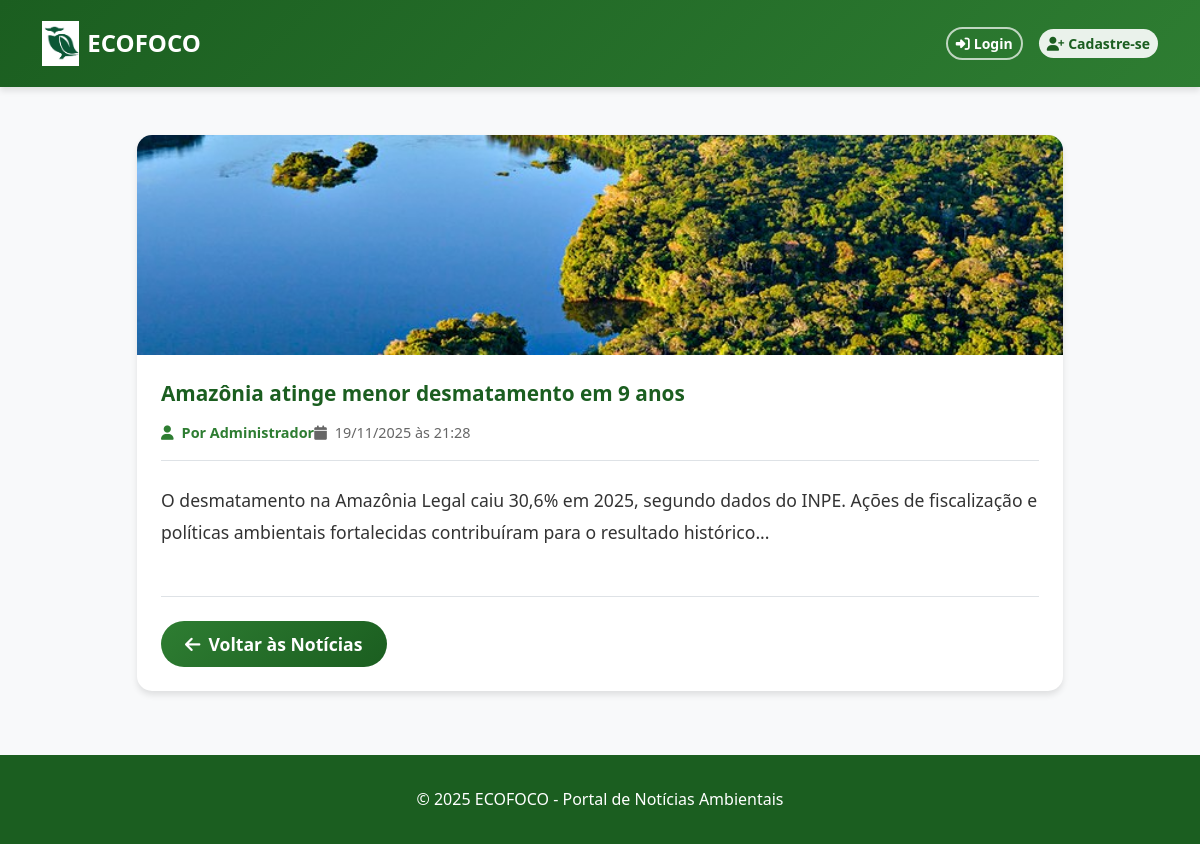
The page /noticia.php?id=1 on the database its author committed.
### tables this page shows
CREATE TABLE noticias (
    id INT AUTO_INCREMENT PRIMARY KEY,
    titulo VARCHAR(200) NOT NULL,
    noticia TEXT NOT NULL,
    data DATETIME DEFAULT CURRENT_TIMESTAMP,
    autor INT NOT NULL,
    imagem VARCHAR(255),
    FOREIGN KEY (autor) REFERENCES usuarios(id) ON DELETE CASCADE
);

CREATE TABLE usuarios (
    id INT AUTO_INCREMENT PRIMARY KEY,
    nome VARCHAR(100) NOT NULL,
    email VARCHAR(150) UNIQUE NOT NULL,
    senha VARCHAR(255) NOT NULL,
    tipo ENUM('admin', 'user') DEFAULT 'user',
    criado_em DATETIME DEFAULT CURRENT_TIMESTAMP
);

### funcoes.php (called while the page is built, shortened)
<?php
function estaLogado() {
    return isset($_SESSION['usuario_id']);
}
?>

### noticia.php (the view, shortened to what this page needs)
<?php
require 'conexao.php';
require 'funcoes.php';
$id = filter_input(INPUT_GET, 'id', FILTER_VALIDATE_INT);
$stmt = $pdo->prepare("SELECT n.*, u.nome AS autor_nome FROM noticias n JOIN usuarios u ON n.autor = u.id WHERE n.id = ?");
$stmt->execute([$id]);
$noticia = $stmt->fetch(PDO::FETCH_ASSOC);
?>
<!DOCTYPE html>
<html lang="pt-BR">
<head>
    <link href="bootstrap/css/bootstrap.min.css" rel="stylesheet">
    <link href="https://cdnjs.cloudflare.com/ajax/libs/font-awesome/6.5.0/css/all.min.css" rel="stylesheet">
    <link href="style.css" rel="stylesheet">
</head>
<body>
    <nav class="navbar navbar-expand-lg navbar-dark">
        <div class="container">
            <a class="navbar-brand d-flex align-items-center" href="index.php">
                <img src="imagens/coruja.PNG" alt="Logo ECOFOCO" style="height: 45px; width: auto;" class="me-2">
                <span>ECOFOCO</span>
            </a>
            <div class="ms-auto d-flex align-items-center gap-2">
                <?php if (estaLogado()): ?>
                    <a href="dashboard.php" class="btn btn-outline-light btn-sm">
                        <i class="fas fa-tachometer-alt me-1"></i><span>Painel</span>
                    </a>
                    <?php if (ehAdmin()): ?>
                        <a href="nova_noticia.php" class="btn btn-light btn-sm">
                            <i class="fas fa-plus me-1"></i><span>Nova Notícia</span>
                        </a>
                    <?php endif; ?>
                    <a href="logout.php" class="btn btn-outline-light btn-sm">
                        <i class="fas fa-sign-out-alt me-1"></i><span>Sair</span>
                    </a>
                <?php else: ?>
                    <a href="login.php" class="btn btn-outline-light btn-sm">
                        <i class="fas fa-sign-in-alt me-1"></i><span>Login</span>
                    </a>
                    <a href="cadastro.php" class="btn btn-light btn-sm">
                        <i class="fas fa-user-plus me-1"></i><span>Cadastre-se</span>
                    </a>
                <?php endif; ?>
            </div>
        </div>
    </nav>
    <div class="container my-5">
        <div class="row justify-content-center">
            <div class="col-lg-10">
                <article class="news-card">
                    <?php if ($noticia['imagem'] && file_exists($noticia['imagem'])): ?>
                        <img src="<?= htmlspecialchars($noticia['imagem']) ?>"
                             class="news-image w-100"
                             style="max-height: 500px; object-fit: cover;"
                             alt="<?= htmlspecialchars($noticia['titulo']) ?>">
                    <?php endif; ?>
                    <div class="news-card-body">
                        <h1 class="news-title display-6"><?= htmlspecialchars($noticia['titulo']) ?></h1>
                        <div class="news-meta border-bottom pb-3 mb-4">
                            <div class="d-flex justify-content-between align-items-center flex-wrap">
                                <span class="news-author">
                                    <i class="fas fa-user me-2"></i>Por <strong><?= htmlspecialchars($noticia['autor_nome']) ?></strong>
                                </span>
                                <span class="news-date">
                                    <i class="fas fa-calendar me-2"></i><?= date('d/m/Y \à\s H:i', strtotime($noticia['data'])) ?>
                                </span>
                            </div>
                        </div>
                        <div class="news-content" style="line-height: 1.8; font-size: 1.1rem; color: #333;">
                            <?= nl2br(htmlspecialchars($noticia['noticia'])) ?>
                        </div>
                        <div class="mt-5 pt-4 border-top">
                            <a href="index.php" class="btn btn-primary">
                                <i class="fas fa-arrow-left me-2"></i>Voltar às Notícias
                            </a>
                        </div>
                    </div>
                </article>
            </div>
        </div>
    </div>
    <footer class="footer">
        <div class="container">
            <p class="mb-0">&copy; <?= date('Y') ?> ECOFOCO - Portal de Notícias Ambientais</p>
        </div>
    </footer>
</body>
</html>

### style.css (style rules this page uses)
:root { --primary-color: #2e7d32; --primary-dark: #1b5e20; --primary-light: #4caf50; --accent-color: #388e3c; --text-dark: #333; --text-light: #666; --bg-light: #f8f9fa; --white: #ffffff; --shadow: 0 4px 6px rgba(0, 0, 0, 0.1); --shadow-hover: 0 8px 15px rgba(0, 0, 0, 0.15); }
* { margin: 0; padding: 0; box-sizing: border-box; }
body { font-family: 'Segoe UI', Tahoma, Geneva, Verdana, sans-serif; line-height: 1.6; color: var(--text-dark); background-color: var(--bg-light); }
.navbar { background: linear-gradient(135deg, var(--primary-dark), var(--primary-color)) !important; box-shadow: var(--shadow); padding: 1rem 0; }
.navbar-brand { font-weight: 700; font-size: 1.5rem; color: var(--white) !important; }
.navbar-brand img { transition: transform 0.3s ease; }
.navbar .btn { border-radius: 25px; font-weight: 600; transition: all 0.3s ease; margin-left: 0.5rem; }
.navbar .btn-outline-light { border: 2px solid rgba(255, 255, 255, 0.7); color: white; }
.navbar .btn-light { background: rgba(255, 255, 255, 0.9); color: var(--primary-dark); border: none; }
.news-card { background: var(--white); border-radius: 15px; overflow: hidden; box-shadow: var(--shadow); transition: all 0.3s ease; border: none; }
.news-image { width: 100%; height: 220px; object-fit: cover; transition: transform 0.3s ease; }
.news-card-body { padding: 1.5rem; }
.news-title { font-size: 1.3rem; font-weight: 700; color: var(--primary-dark); margin-bottom: 0.8rem; line-height: 1.4; }
.news-meta { display: flex; justify-content: space-between; align-items: center; margin-bottom: 1.2rem; font-size: 0.9rem; color: var(--text-light); }
.news-author { font-weight: 600; color: var(--primary-color); }
.news-date { color: var(--text-light); }
.news-card .btn { border-radius: 25px; font-weight: 600; padding: 0.6rem 1.5rem; transition: all 0.3s ease; }
.btn-primary { background: linear-gradient(135deg, var(--primary-color), var(--primary-dark)); border: none; border-radius: 10px; padding: 0.75rem 2rem; font-weight: 600; font-size: 1.1rem; transition: all 0.3s ease; }
.footer { background: var(--primary-dark); color: white; text-align: center; padding: 2rem 0; margin-top: 4rem; }

### rows shown on the page
noticias: imagem (picture), titulo "Amazônia atinge menor desmatamento em 9 anos", autor.nome "Administrador", data "19/11/2025 às 21:28", noticia "O desmatamento na Amazônia Legal caiu 30,6% em 2025, segundo dados do INPE. Ações de fiscalização e políticas ambientais fortalecidas contribuíram para o resultado histórico..."
